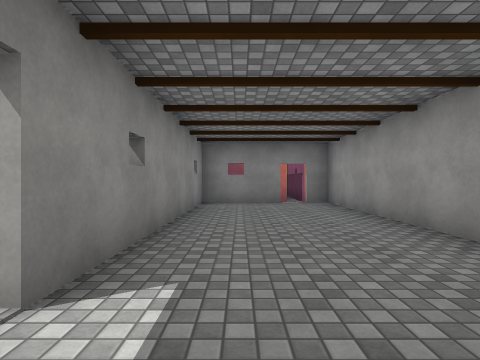
[1] (above)

24 first-person views from a walk through a Unity game level. The camera is 1.3 m above the floor, looks level and sees 80° across. The floor is counted in squares, 2 m on a side. Each view is taken from the middle of a square. On the plan, view 1 faces up. The plan holds only what a view shows up to about 9 squares ahead; the rest is blank. The place goes on beyond the plan. The player character is not drawn. Door leaves are left out, so doorways stand open. Some surface patterns are stand-ins.

[2]
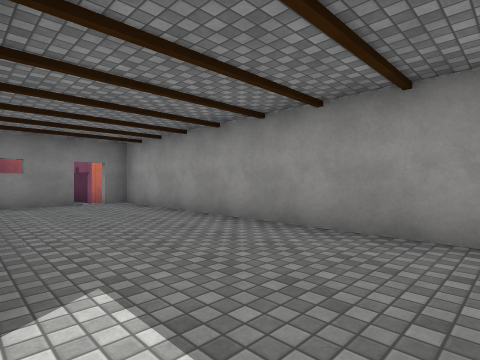

[3]
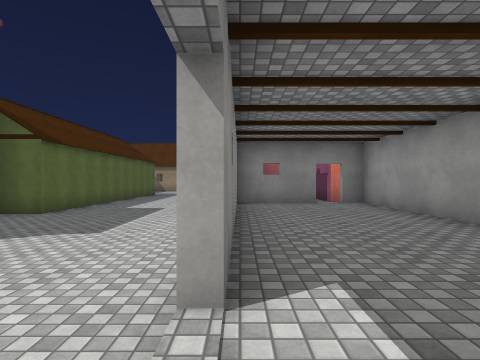

[4]
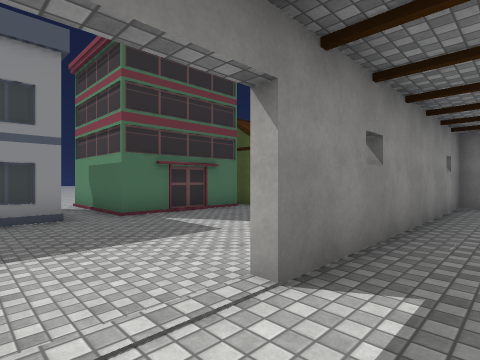

[5]
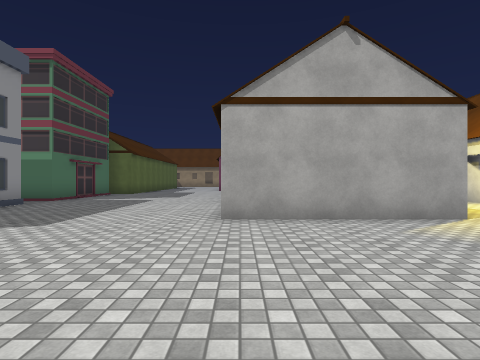

[6]
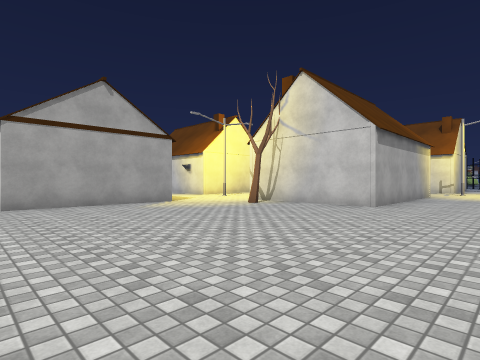

[7]
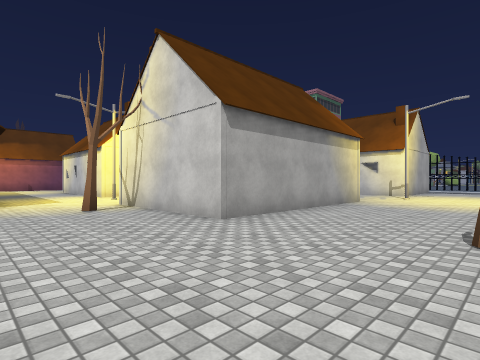

[8]
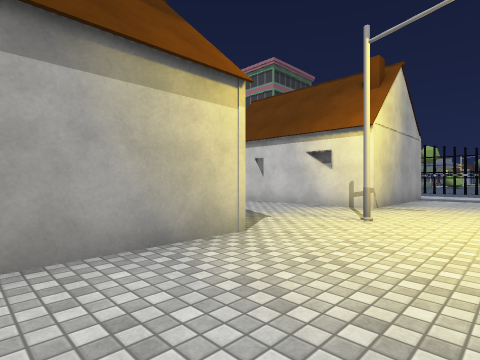

[9]
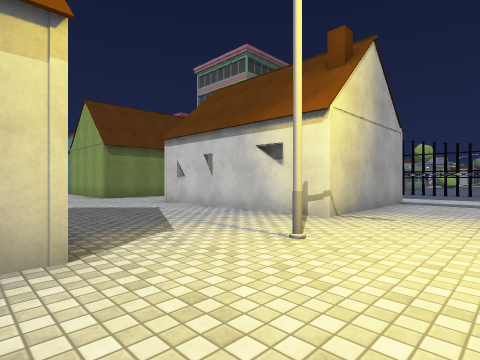

[10]
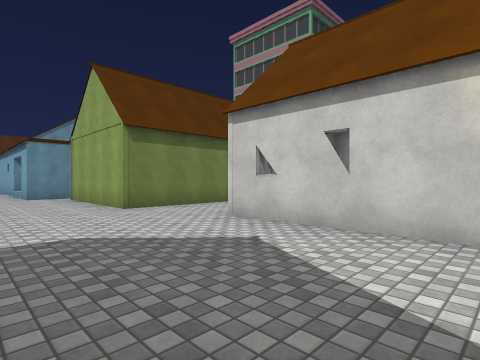

[11]
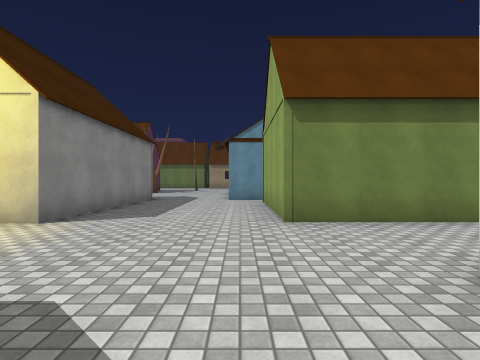

[12]
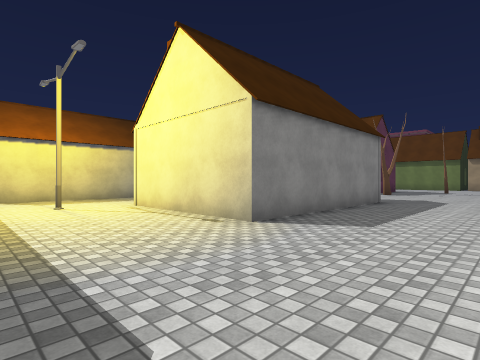

[13]
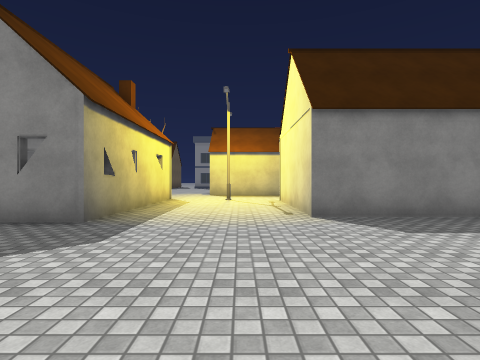

[14]
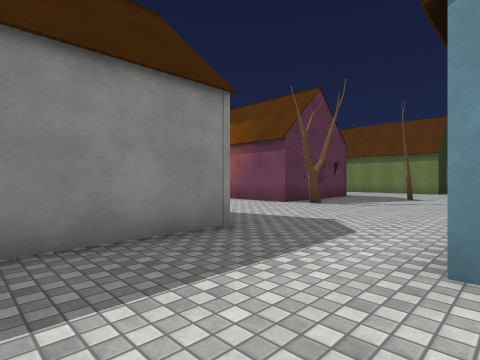

[15]
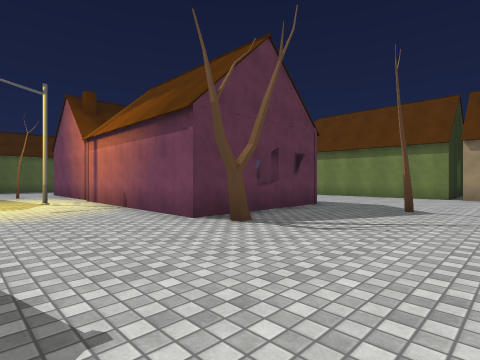

[16]
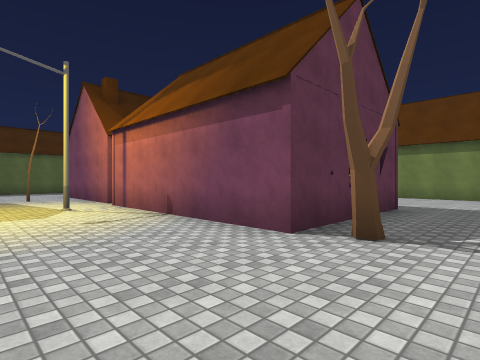

[17]
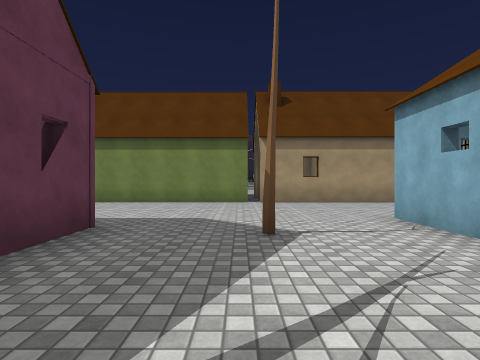

[18]
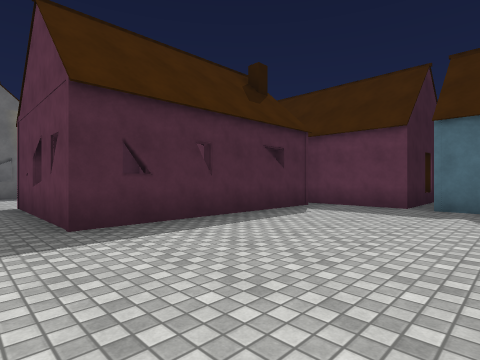

[19]
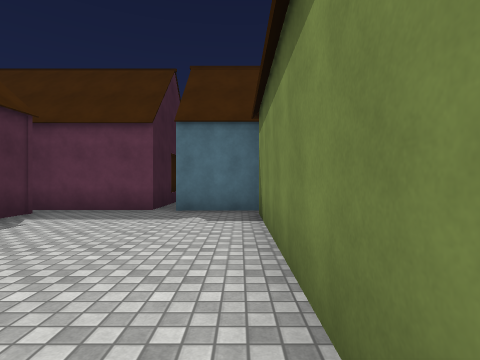

[20]
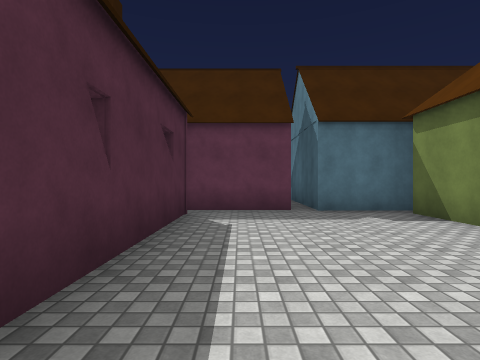

[21]
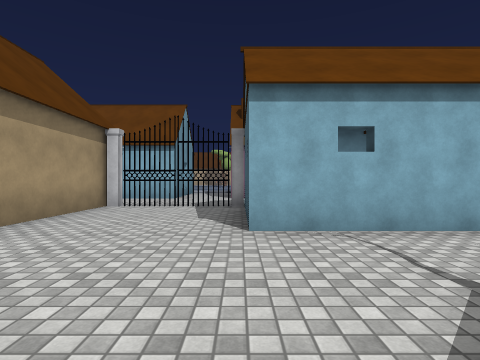

[22]
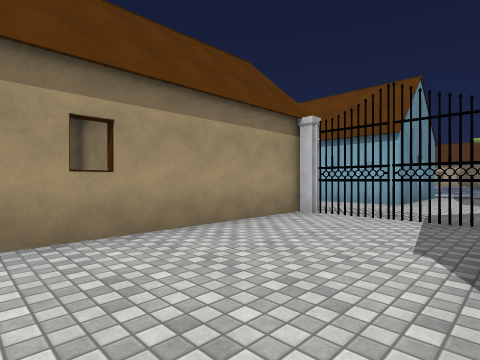

[23]
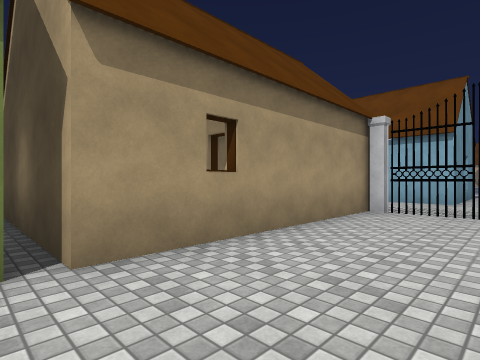

[24]
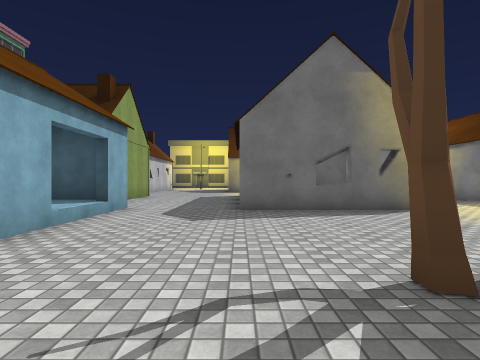

### Floor plan
Key: @ floor where view 1 was taken; # wall or solid block; x gap in a wall; . main floor; : floor 0.5 m higher than the main floor; ^ raised ledge; O other object.
Columns run from 8 left of view 1 to 22 right of it. Each row starts with its distance up from view 1.
 23                    O O OO
 22         O         ^O O
 21         OO        ^OOOOOO  #
 20         OO########xOOOOOO .#
 19         OO#.............#..##
 18        OOO#.............O......
 17        OOO..............O......
 16         OO...........OOO#
 15         OO.#O#OOO....#
 14         OO OOOOOO.O..#
 13         OO OOOOOO....#
 12         OO OOOOOO....
 11         ##.#####OO...
 10        .O..O.........#
  9   #... ..............:
  8   #... ##x## ........:
  7  ##... #:::# ........#OO
  6  #.....#:::#..OOOO#...
  5  #.....#:::#.   OO#...O
  4 ##.....#:::#   OOO#...OO
  3 #O.....#:::#  O OO#...OOOOO
  2 .......#:::#..#OOO#...OOOO
  1  #.....::::#.............
  0   .....:@::#..#..........
 -1    ....#####...........##OO
 -2    ....................OOOO
 -3     .........OOOOOO....OOO
 -4      .......OOOOOOO....OOO
 -5       .......OOOOOO....OOO
 -6       .......OOOOOO....OOOO
 -7       ...............O.....
 -8       .....................
 -9       ..................
-10           ....O.

Where each view was taken, in squares from view 1:
view 1: 0 up, 0 right, facing up
view 2: 0 up, 1 left, facing up-right
view 3: 0 up, 1 left, facing up
view 4: 0 up, 0 right, facing up-left
view 5: 6 down, 1 left, facing up
view 6: 9 down, 2 left, facing up-right
view 7: 10 down, 2 right, facing up-right
view 8: 9 down, 8 right, facing up-right
view 9: 9 down, 10 right, facing up-right
view 10: 5 down, 11 right, facing up-right
view 11: 3 down, 13 right, facing up
view 12: 2 down, 13 right, facing up-left
view 13: 0 up, 15 right, facing left
view 14: 4 up, 13 right, facing up-left
view 15: 8 up, 12 right, facing up-left
view 16: 8 up, 10 right, facing up-left
view 17: 11 up, 10 right, facing up
view 18: 19 up, 9 right, facing down-left
view 19: 19 up, 8 right, facing left
view 20: 16 up, 8 right, facing left
view 21: 16 up, 9 right, facing right
view 22: 16 up, 11 right, facing up-right
view 23: 17 up, 10 right, facing up-right
view 24: 13 up, 10 right, facing down
